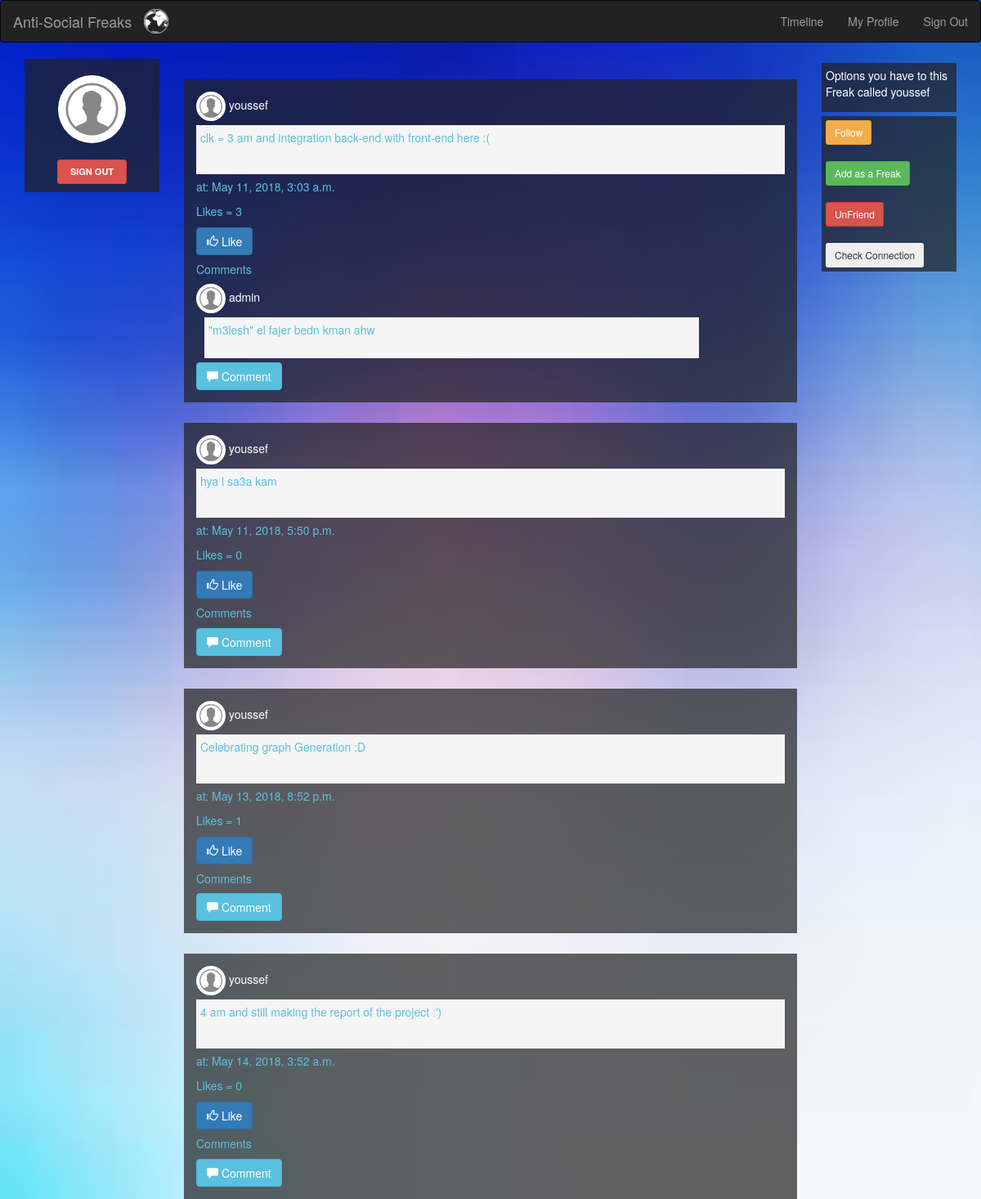
The page /anti-social/userProfile/26/ on the database its author committed.
### Social_Network/models.py (models this page shows, shortened)
class Post(models.Model):# shares is missing $$$$$$$$$$
    publisher = models.ForeignKey(User, on_delete=models.CASCADE)
    content = models.CharField(max_length=2000)
    date = models.DateTimeField(blank=True,default=datetime.now)

class Comment(models.Model):
    post=models.ForeignKey(Post, on_delete=models.CASCADE)
    content = models.CharField(max_length=1000)
    commenter = models.ForeignKey(User, on_delete=models.CASCADE ,null=True )

### Social_Network/views.py (the view)
# urls.py: path('userProfile/<int:user_id>/', views.userProfile , name='userprofile'),
def userProfile(request,user_id):
    user = User.objects.get(id = user_id)
    posts = Post.objects.filter(publisher=user)
    context = {'username': user , 'posts' : posts}
    return render(request, 'Social_Network/profile.html', context)

### Social_Network/templates/Social_Network/profile.html (shortened to what this page needs)
{% load staticfiles %}
<!DOCTYPE html>
<html lang="en">
<head>
  <link rel="stylesheet" href="https://maxcdn.bootstrapcdn.com/bootstrap/3.3.7/css/bootstrap.min.css">
</head>
<body class="backGround">
<nav class="navbar navbar-inverse ">
      <div class="container-fluid">
        <div class="navbar-header">
          <img class="icon" src="{% static 'Social_Network/images/White_Globe_Icon.png' %}" />
          <a  class="navbar-brand" href="">Anti-Social Freaks</a>
        </div>
            <ul class="nav navbar-nav navbar-right">
              <li> <a href="{%   url 'Social_Network:home' %}">Timeline</a></li>
              <li><a href="{%   url 'Social_Network:profile' %}">My Profile</a></li>
              <li><a href="{% url 'Social_Network:logout' %}">Sign Out</a></li>
            </ul>
      </div>
    </nav>
<div class="container-fluid">
    <div>
    <div class="col-md-2">
      <div class="profile-sidebar">
        <div class="profile-userpic">
          <img src="{% static 'Social_Network/images/Profile-Pic.jpg' %}" class="img-responsive" alt="">
        </div>
        <div class="profile-userbuttons">
            <form action="logout/" method="post">
          <button type="submit" class="btn btn-danger btn-sm">Sign Out</button>
                </form>
        </div>
      </div>
    </div>
    <div class="col-sm-8" style="color: #5bc0de">
{% for post in posts %}
            <div class="GeneratedContainers">
            <div>
                <img src="{% static 'Social_Network/images/Profile-Pic.jpg' %}" class="rounded-circle" id="CommentPP">
                <a href= "#"style="color: white;" > {{ post.publisher.username }}</a>
            </div>
            <div>
              <p id="PostLabel">{{ post.content }}</p>
                <p>at: {{ post.date }}</p>
                <p>
                        Likes = {{    post.like_set.count }}
                </p>
            </div>
            <div>
                <form method="post"  action="LikePost/{{ post.id }}/ ">
                     <button type="submit" class="btn btn-primary"><i class="glyphicon glyphicon-thumbs-up"></i> Like</button>
                </form>
            </div>
            <h5>Comments</h5>
{% for comment in post.comment_set.all %}
              <div>
                <img src="{% static 'Social_Network/images/Profile-Pic.jpg' %}" class="rounded-circle" id="CommentPP">
                <a href= "#" style="color: white; " > {{ comment.commenter.username }}</a>
                <div class="clearfix">
                  <p id="CommentLabel"> {{comment.content }} </p>
                </div>
              </div>
              {% endfor %}
<form method="post"  action="CommentPost/{{ post.id }}/ ">
              <button type="submit" class="btn btn-info"><i class="glyphicon glyphicon-comment"></i> Comment </button>
</form>
            </div>
  {% endfor %}
    </div>
    <div class="col-sm-2 sidenav">
      <div class="SuggestedFriendsContainer">
        <p style="color: white;">Options you have to this Freak called {{ username.username }} </p>
      </div>
      <div class="SuggestedFriendsContainer">
<form method="post"  action="{%   url 'Social_Network:followfriend' username.id  %}">
      <button type="submit" class="btn btn-warning btn-sm">Follow</button>
</form>
          <br>
<form method="post"  action="{%   url 'Social_Network:addfriend' username.id  %}">
 <button type="submit" class="btn btn-success btn-sm">Add as a Freak</button>
</form>
<br>
  <form method="post"  action="{%   url 'Social_Network:unfriend' username.id  %}">
     <button type="submit" class="btn btn-danger btn-sm">UnFriend</button>
</form>
<br>
            <form method="post"  action="{%   url 'Social_Network:connection' username.id  %}">
     <button type="submit" class="btn btn-dark btn-sm">Check Connection</button>
            </form>
      </div>
    </div>
  </div>
</div>
</body>
</html>

### rows shown on the page
Post: publisher.username "youssef", content "clk = 3 am and integration back-end with front-end here :(", date "May 11, 2018, 3:03 a.m.", like_set.count "3"
Comment: commenter.username "admin", content "\"m3lesh\" el fajer bedn kman ahw"
Post: publisher.username "youssef", content "hya l sa3a kam", date "May 11, 2018, 5:50 p.m.", like_set.count "0"
Post: publisher.username "youssef", content "Celebrating graph Generation :D", date "May 13, 2018, 8:52 p.m.", like_set.count "1"
Post: publisher.username "youssef", content "4 am and still making the report of the project :')", date "May 14, 2018, 3:52 a.m.", like_set.count "0"

### other values the page prints
{{ username.username }} "youssef"
